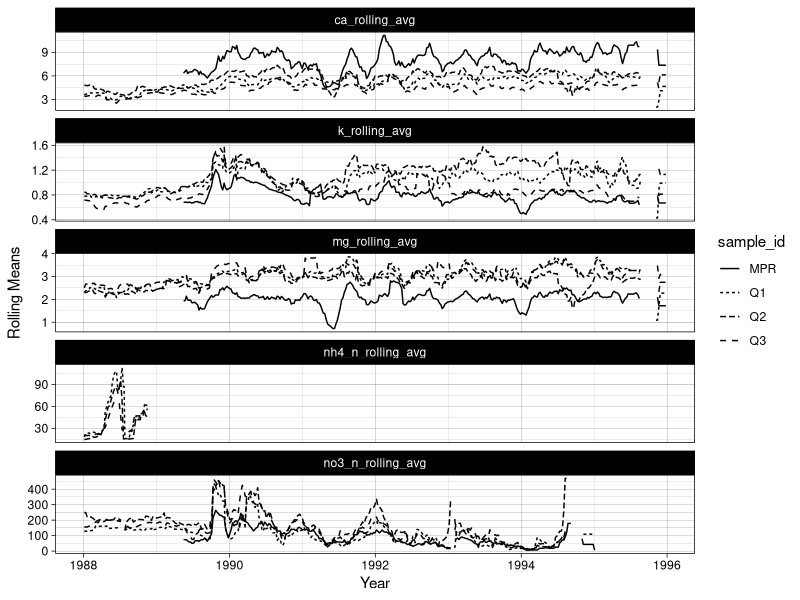
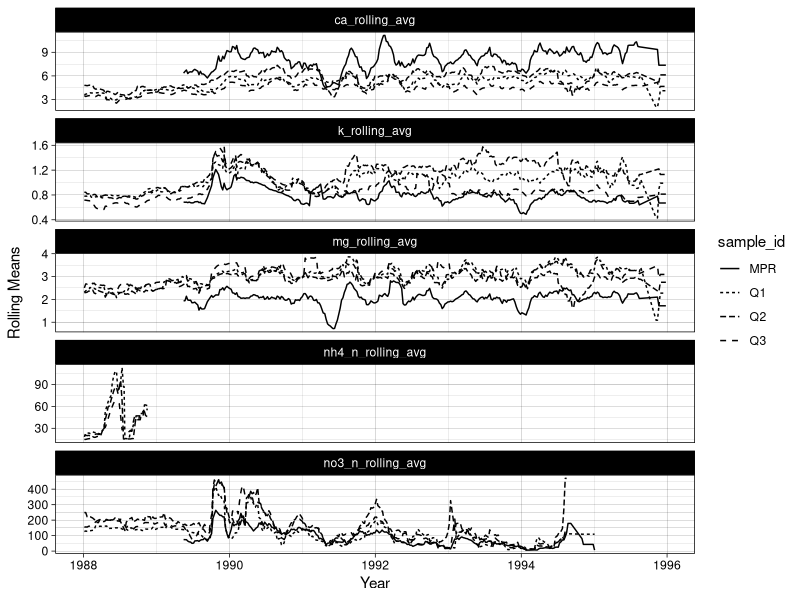

Write the R code that produced these figures, in order.
## ---- chunk 1
#loading in libraries
library(dplyr)
library(tidyverse)
library(slider)
## ---- chunk 2
# Reading in CSVs
# I cleaned the Data on a seperate R script called clean_code.qmd in Scripts/Supporting Code
q1_unique <-read_csv(here::here("Data", "cleaned_data", "q1_unique.csv"))
q2_unique <- read_csv(here::here("Data", "cleaned_data", "q2_unique.csv"))
q3_unique <- read_csv(here::here("Data", "cleaned_data", "q3_unique.csv"))
prm_unique <- read_csv(here::here("Data", "cleaned_data", "prm_unique.csv"))


## ---- chunk 3
# Calculation centered moving average for NH4_N, Ca, Mg, NO3_N, and K for each data with a 9 week sliding window.
# Calculation moving average for Q1
q1collumns <- c("nh4_n", "ca", "mg", "no3_n", "k")
for (col in q1collumns) {
  q1_unique <- q1_unique %>% # Won't work with |> pipes. 
    mutate(
      !!paste0(col, "_rolling_avg") := slide_index_dbl(
        .x = .[[col]],
        .i = sample_date,
        .f = ~mean(.x, na.rm = TRUE),
        .before = (7*9)/2,   
        .after  = (7*9)/2,
        .complete = FALSE
      )
    )
}

# Calculation moving average for Q2
q2collumns <- c("nh4_n", "ca", "mg", "no3_n", "k")
for (col in q2collumns) {
  q2_unique <- q2_unique %>%
    mutate(
      !!paste0(col, "_rolling_avg") := slide_index_dbl(
        .x = .[[col]],
        .i = sample_date,
        .f = ~mean(.x, na.rm = TRUE),  
        .before = (7*9)/2,
        .after  = (7*9)/2,
        .complete = FALSE
      )
    )
}

# Calculation moving average for Q3
q3collumns <- c("nh4_n", "ca", "mg", "no3_n", "k")
for (col in q3collumns) {
  q3_unique <- q3_unique %>%
    mutate(
      !!paste0(col, "_rolling_avg") := slide_index_dbl(
        .x = .[[col]],
        .i = sample_date,
        .f = ~mean(.x, na.rm = TRUE),  
        .before = (7*9)/2, 
        .after  = (7*9)/2,
        .complete = FALSE
      )
    )
}

# Calculation moving average for Q3
prmcollumns <- c("nh4_n", "ca", "mg", "no3_n", "k")
for (col in prmcollumns) {
  prm_unique <- prm_unique %>%
    mutate(
      !!paste0(col, "_rolling_avg") := slide_index_dbl(
        .x = .[[col]],
        .i = sample_date,
        .f = ~mean(.x, na.rm = TRUE),
        .before = (7*9)/2,
        .after  = (7*9)/2,
        .complete = FALSE
      )
    )
}

# Combing all data sets(q1_unique, q2_unique, q3_unique, prm_unique) into one.
river_df <- bind_rows(q1_unique, q2_unique, q3_unique, prm_unique)

# Pivoting longer so I can facet wrap my ggplot for contaminants
river_long <- pivot_longer(data = river_df, 
                           cols =  c("nh4_n_rolling_avg", "ca_rolling_avg", 
                                     "mg_rolling_avg", "no3_n_rolling_avg", "k_rolling_avg"), 
                           names_to = "contaminant",
                           values_to = "rolling_avgs")
## ---- chunk 4
# Generates ggplot 
# I'm still unsure if I use the bottom or top one.
# I still need to add that line that shows when the hurricane is at.

# Keeps the NAs in rolling_avgs
ggplot(data = river_long, aes(x = sample_date, y = rolling_avgs, linetype = sample_id)) +
  geom_line() + facet_wrap(~contaminant, scales = "free_y", ncol = 1) +
  theme_linedraw()+ labs(x = "Year", y = "Rolling Means")

# Removes the NAs in rolling_avgs
ggplot(data = river_long %>% 
         filter(!is.na(rolling_avgs)),
  aes(x = sample_date, y = rolling_avgs, linetype = sample_id)) +
  geom_line() + facet_wrap(~contaminant, scales = "free_y", ncol = 1) +
  theme_linedraw()+ labs(x = "Year", y = "Rolling Means")
